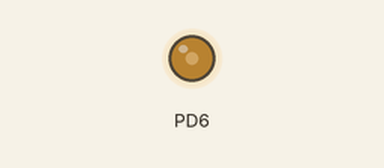
This program was run on a simulated ATmega328P, built with avr-gcc and emulated at 16 MHz. Parts: output pins drawn as LEDs (lit = HIGH). At 0.0 s the program stops and its outputs stay as they are.

Above: at 0.1 s.
Timing chart, 0 to 1.5 s (numbered marks = the images above):
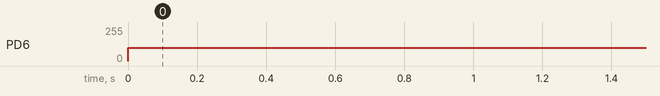

The program:

main.c
```c
/*
 * Fast_pwm_Timer0.c
 *
 * Created: 24-09-2025 20:58:47
 * Author : HP
 */
#define F_CPU 16000000UL
#include <avr/io.h>
#include <util/delay.h>


int main(void)
{
	 DDRD|=(1<<PORTD6);                     //SET PD6 AS OUTPUT
	 while (1)
	 {
	 TCCR0A|=(1<<WGM01)|(1<<WGM00);        //SELECT FAST PWM
	 TCCR0A|=(1<<COM0A1);                 //ENABLE NON-INVERTING MODE
	 TCCR0B|=(1<<CS00)|(1<<CS01);         //SET PRESCALAR 64
	 OCR0A=100;                         //SELECT DUTYCYCLE
   }
}
```

Measured:
- by itself, PD6: 0/255 → 100/255 at 0.00 s
